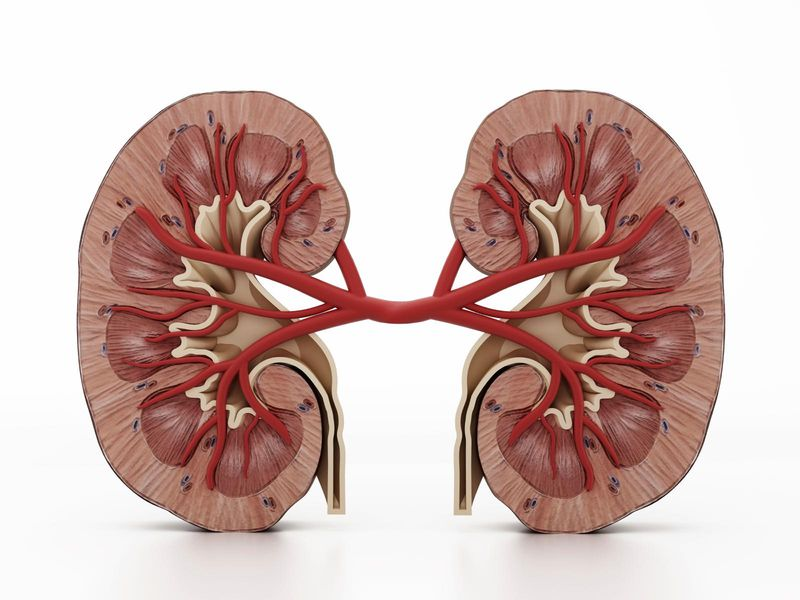
%> input picture data/k1.png, 800 x 600 px
$ octave medianfilter.m   (GNU Octave 9; MATLAB toolbox functions it lacks are replaced by stand-ins)
%> lines starting %> are read from the running program, lines starting %| are printed output that depends on the picture
### tests/isoctave.m
%% functions
function retval = isoctave
  persistent cacheval;  % speeds up repeated calls

  if isempty (cacheval)
    cacheval = (exist ('OCTAVE_VERSION', 'builtin') > 0);
  end

  retval = cacheval;
end

### tests/medianfilter.m
if isoctave()
   pkg load image;
else
   import image;
end

close all;

[path, name, ext] = fileparts(mfilename('fullpath'));
path = fullfile(path, '/../data/');

str = sprintf('FULLPATH to data: [%s]', path);
disp(str);

% load image
I = imread(fullfile(path, 'k1.png'));
%> I is the input picture: size 600x800x3 uint8; mean R, G, B 209, 184.4, 179.5
I = I(:,:,2);
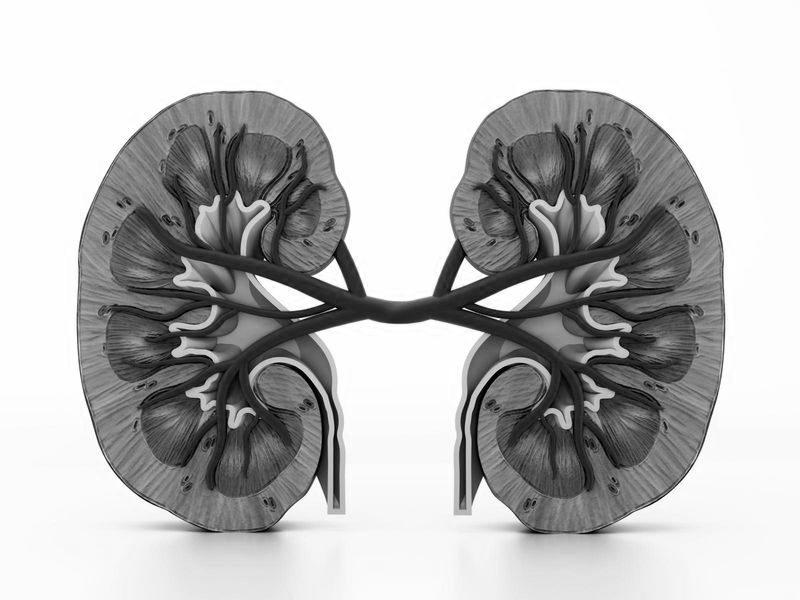
%> I: size 600x800 uint8; min 0, max 255, mean 184.4

% add noise
J = imnoise(I, 'salt & pepper', 0.04);
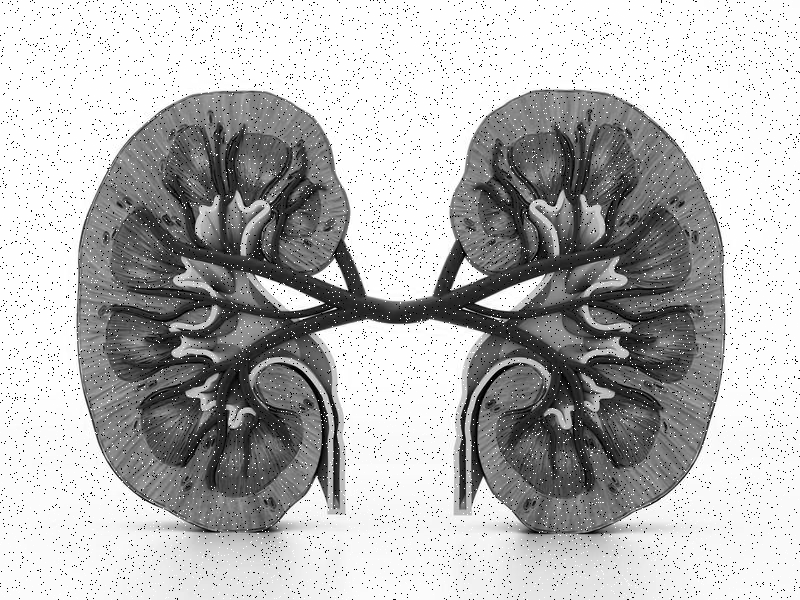
%> J: size 600x800 uint8; min 0, max 255, mean 182.2
figure; imshow(J);

% take the median filter
K = medfilt2(J);
figure; imshow(K);

$ run again, with data/k2.png copied over data/k1.png
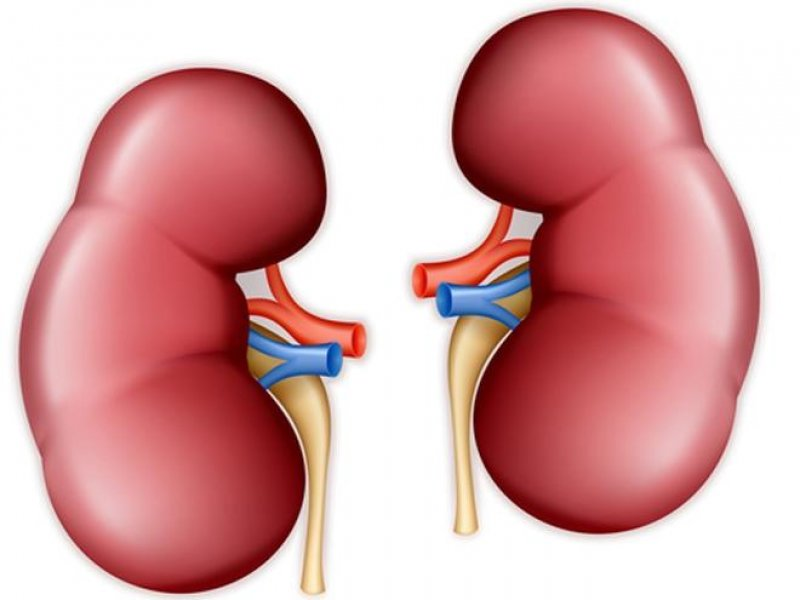
%> input picture data/k2.png, 800 x 600 px
%> I is the input picture: size 600x800x3 uint8; mean R, G, B 217.8, 166.5, 167.6
%> `I = I(:,:,2);`:
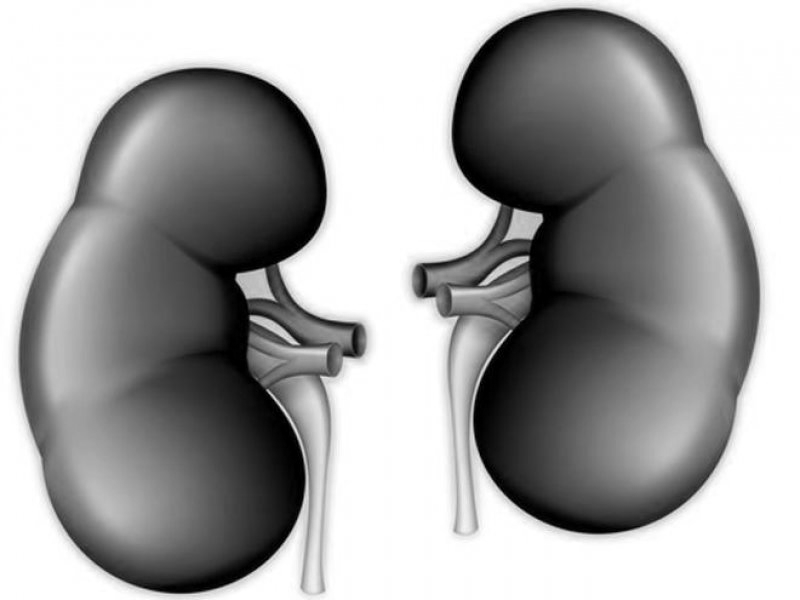
%> I: size 600x800 uint8; min 0, max 255, mean 166.5
%> `J = imnoise(I, 'salt & pepper', 0.04);`:
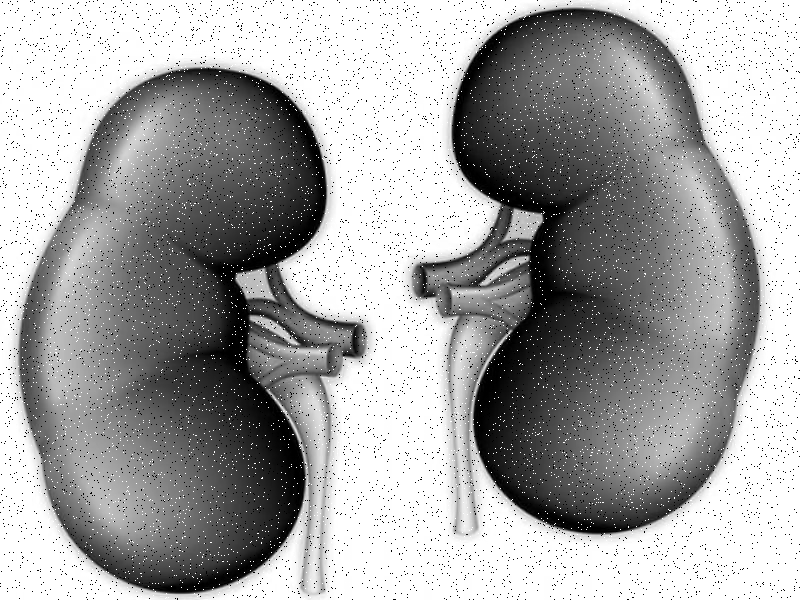
%> J: size 600x800 uint8; min 0, max 255, mean 164.9
